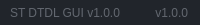
              <widget class="QFrame" name="frame_grip">
               <property name="minimumSize">
                <size>
                 <width>0</width>
                 <height>25</height>
                </size>
               </property>
               <property name="maximumSize">
                <size>
                 <width>16777215</width>
                 <height>25</height>
                </size>
               </property>
               <property name="styleSheet">
                <string notr="true">background-color: rgb(33, 37, 43);</string>
               </property>
               <property name="frameShape">
                <enum>QFrame::NoFrame</enum>
               </property>
               <property name="frameShadow">
                <enum>QFrame::Raised</enum>
               </property>
               <layout class="QHBoxLayout" name="horizontalLayout_6">
                <property name="spacing">
                 <number>0</number>
                </property>
                <property name="leftMargin">
                 <number>0</number>
                </property>
                <property name="topMargin">
                 <number>0</number>
                </property>
                <property name="rightMargin">
                 <number>2</number>
                </property>
                <property name="bottomMargin">
                 <number>0</number>
                </property>
                <item>
                 <widget class="QFrame" name="frame_label_bottom">
                  <property name="frameShape">
                   <enum>QFrame::NoFrame</enum>
                  </property>
                  <property name="frameShadow">
                   <enum>QFrame::Raised</enum>
                  </property>
                  <layout class="QHBoxLayout" name="horizontalLayout_7">
                   <property name="spacing">
                    <number>0</number>
                   </property>
                   <property name="leftMargin">
                    <number>10</number>
                   </property>
                   <property name="topMargin">
                    <number>0</number>
                   </property>
                   <property name="rightMargin">
                    <number>10</number>
                   </property>
                   <property name="bottomMargin">
                    <number>0</number>
                   </property>
                   <item>
                    <widget class="QLabel" name="label_credits">
                     <property name="font">
                      <font/>
                     </property>
                     <property name="styleSheet">
                      <string notr="true">color: rgb(98, 103, 111);</string>
                     </property>
                     <property name="text">
                      <string>ST DTDL GUI v1.0.0</string>
                     </property>
                    </widget>
                   </item>
                   <item>
                    <widget class="QLabel" name="label_version">
                     <property name="maximumSize">
                      <size>
                       <width>100</width>
                       <height>16777215</height>
                      </size>
                     </property>
                     <property name="font">
                      <font/>
                     </property>
                     <property name="styleSheet">
                      <string notr="true">color: rgb(98, 103, 111);</string>
                     </property>
                     <property name="text">
                      <string>v1.0.0</string>
                     </property>
                     <property name="alignment">
                      <set>Qt::AlignRight|Qt::AlignTrailing|Qt::AlignVCenter</set>
                     </property>
                    </widget>
                   </item>
                  </layout>
                 </widget>
                </item>
               </layout>
              </widget>
